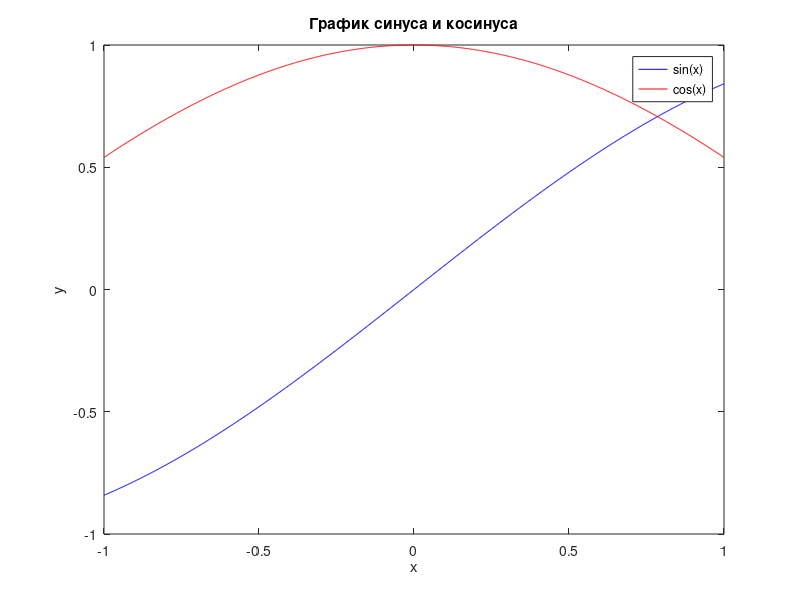
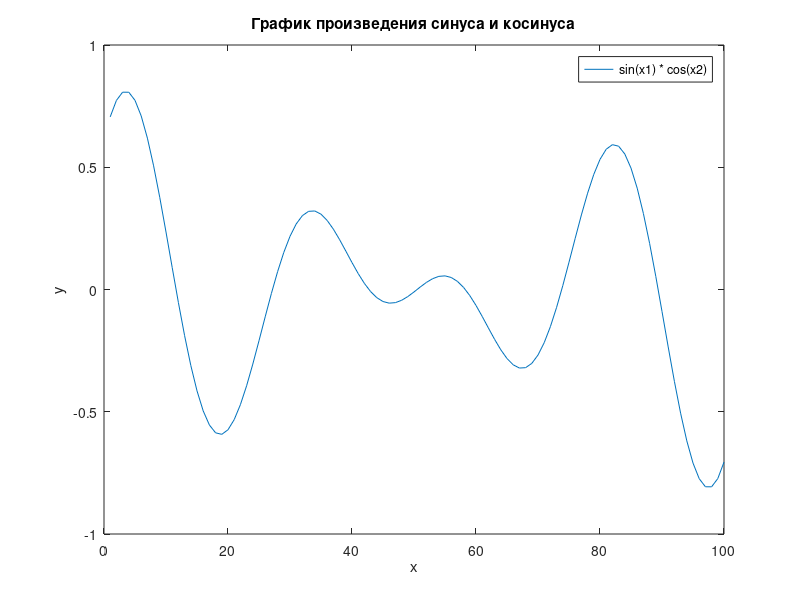
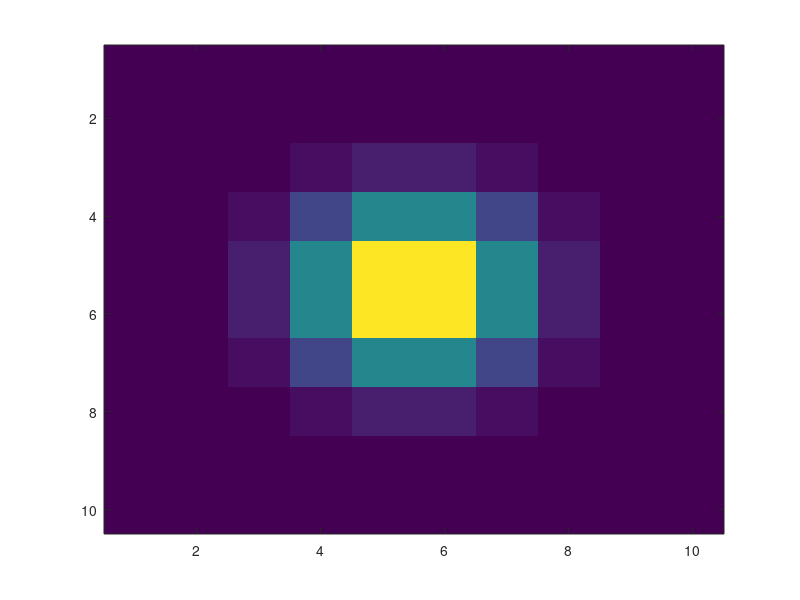

Write the MATLAB code that produced these figures, in order.
close all;
clear all;

disp("task 1");
% Создать матрицу x1 размерностью больше десяти, заполненную произвольными
% числами от нуля до единицы. Выделить в ней подматрицу x2 (5×5), в который будут
% храниться последние пять элементов x1 по строкам и столбцам.
x1 = rand(12);
x2 = x1(8:12, 8:12);
disp("x1:");
disp(rand(12));
disp("x2:");
disp(x1(8:12, 8:12));

disp(" ");
disp("task 2");
% Создать матрицу x1, заполненную произвольными числами от нуля до единицы.
% Создать вторую матрицу x2, в которой будут храниться четные строки первой матрицы.
% Создать третью матрицу x3, в которой будут храниться нечетные столбцы первой
% матрицы.
x1 = rand(5);
x2 = x1(2:2:end, :);
x3 = x1(:, 1:2:end);
disp("x1:");
disp(x1);
disp("x2 (четные строки матрицы x1):");
disp(x2);
disp("x3 (нечетные столбцы матрицы x1):");
disp(x3);

disp(" ");
disp("task 3");
% Создать вектор-строку x1, хранящую диапазон значений от -1 до 1 с его
% разбиением на 100 элементов. Занулить в нем элементы меньшие 0,5.
x1 = linspace(-1, 1, 100);
disp("x1 до зануления: ");
disp(x1);
x1(x1 < 0.5) = 0;
disp("x1 после зануления: ");
disp(x1);

disp(" ");
disp("task 4");
% Создать квадратные матрицы x1 и x2 одинакового размера, заполненные
% произвольными числами от нуля до единицы. Перемножить матрицы по правилам
% матричного умножения, затем перемножить поэлементно.
x1 = rand(2);
x2 = rand(2);
x3 = x1 * x2;
disp("x3 (матричное умножение: )");
disp(x3);
x4 = x1 .* x2;
disp("x4 (поэлементное умножение: )");
disp(x4);

disp(" ");
disp("task 5");
% Создать вектор-строку x1 и вектор-столбец x2 с одинаковым количеством
% элементов – случайных чисел от нуля до единицы. Перемножить вектора по правилам
% матричного умножения, затем перемножить их поэлементно.
x1 = rand(1, 5);
x2 = rand(5, 1);
disp(x1);
disp(x2);
disp("x3 (матричное умножение: )");
disp(x3);
x4 = x1 .* x2;
disp("x4 (поэлементное умножение: )");
disp(x4);


disp(" ");
disp("task 6");
% Создать матрицы x1 размером n×k и x2 размером k×m, где n, k, m –
% произвольные целые числа, заполнить обе матрицы произвольными числами от нуля до
% единицы. Создать матрицу x3, в которую записать результат перемножения матриц x1 и
% x2 по правилам матричного умножения. Реализовать алгоритм поэлементного нахождения
% отдельных элементов матрицы x3, сравнить производительность работы поэлементного
% алгоритма со стандартным перемножением средствами MATLAB.
n = 3;
k = 4;
m = 2;
x1 = rand(n, k);
x2 = rand(k, m);
disp("x1: ");
disp(x1);
disp("x2: ");
disp(x2);
tic;
x3 = x1 * x2;
t1 = toc;
disp("x3: ");
disp(x3);
tic;
x4 = zeros(n, m);
for i = 1:n
    for j = 1:m
        for l = 1:k
            x4(i, j) = x4(i, j) + x1(i, l) * x2(l, j);
        end
    end
end
t2 = toc;
disp("x4: ");
disp(x4);
fprintf("Время стандартного перемножения: %.4f секунд\n", t1);
fprintf("Время поэлементного перемножения: %.4f секунд\n", t2);

disp(" ");
disp("task 7");
% Создать вектор-строку x1, заполненную случайными числами от нуля до
% единицы. Создать второй вектор x2, в котором будет храниться разность элементов
% первого вектора: т.е. первый элемент x2 – это разность второго и первого элементов x1.
% Реализовать алгоритм поэлементного нахождения отдельных элементов x2, сравнить его
% производительность с векторизованным вариантом.
x1 = rand(1, 5);
function x2 = elem_diff(x1)
    x2 = zeros(1, length(x1)-1);
    for i = 1:length(x1)-1
        x2(i) = x1(i+1) - x1(i);
    end
end

tic;
x2 = elem_diff(x1);
t1 = toc;
tic;
x3 = diff(x1);
t2 = toc;
disp("x2: ");
disp(x2);
disp("x3: ");
disp(x3);
fprintf("Время поэлементного перемножения: %.4f секунд\n", t1);
fprintf("Время векторизированного перемножения: %.4f секунд\n", t2);

disp(" ");
disp("task 8");
% Создать матрицу x1, заполненную случайными числами от нуля до единицы.
% Создать вторую матрицу x2, в которой будет храниться разность строк первого вектора:
% т.е. первый элемент первой строки x2 – это разность первых элементов второй и первой
% строк x1. Создать третью матрицу x3, в которой будет храниться разность столбцов
% первого вектора: т.е. первый элемент первого столбца x3 – это разность первых элементов
% второго и первого столбцов x1.
x1 = rand(5);
x2 = diff(x1, 1, 1);
x3 = diff(x1, 1, 2);
disp("x1: ");
disp(x1);
disp("x2: ");
disp(x2);
disp("x3: ");
disp(x3);

disp(" ");
disp("task 9");
% Создать вектор-строку x1, заполненную случайными числами от нуля до
% единицы. Создать второй вектор x2, в котором будет храниться среднее значение от трех
% соседних элементов первого вектора: т.е. первый элемент x2 – это треть от суммы
% первого, второго и третьего элементов x1.
disp("x1: ");
x1 = rand(1, 5);
disp(x1);
x2 = (x1(1:end-2) + x1(2:end-1) + x1(3:end)) / 3;
disp("x2: ");
disp(x2)

disp(" ");
disp("task 10");
% Создать матрицу x1, заполненную случайными числами от нуля до единицы.
% Создать матрицу x2, в которой будут храниться только значения x1 меньшие 0,5.
x1 = rand(6);
x2 = x1;
x2 (x1 >= 0.5) = 0;
disp("x1: ");
disp(x1);
disp("x2: ");
disp(x2);

disp(" ");
disp("task 11");
% Создать матрицу x1, заполненную случайными числами от нуля до единицы.
% Создать матрицу x2, в которой будут храниться единицы на тех позициях, которым
% соответствуют значения x1 меньшие 0,5. Остальные элементы x2 должны быть равны
% нулю.
x1 = rand(5);
x2 = x1;
x2 (x1 < 0.5) = 1;
x2 (x1 >= 0.5) = 0;
disp("x1: ");
disp(x1);
disp("x2: ");
disp(x2);

disp(" ");
disp("task 12");
% Создать квадратную матрицу x1, элементы которой представляют собой
% расстояние от центра до края матрицы. Диапазон изменения по осям x и y – от минус
% единицы до плюс единицы.
x = linspace(-1, 1, 10);
y = linspace(-1, 1, 10);
[ x1, y1 ] = meshgrid(x, y);
dist = sqrt(x1.^2 + y1.^2);
disp(dist);

disp(" ");
disp("task 13");
% Создать вектор-строку x1, хранящую диапазон значений от -1 до 1 с его
% разбиением на 1000 элементов. Создать вектор-строку x2, хранящую значение синуса от
% соответствующего элемента x1. Построить график. Создать вектор-строку x3, хранящую
% значение косинуса от соответствующего элемента x1. Добавить x3 на график.
x1 = linspace(-1, 1, 1000);
x2 = sin(x1);
x3 = cos(x1);
figure(1);
plot(x1, x2, 'b-')
hold on;
plot(x1, x3, 'r-')
xlabel("x")
ylabel("y")
title("График синуса и косинуса")
legend("sin(x)", "cos(x)")
disp("График был создан.");


disp(" ");
disp("task 14");
% Создать вектор-строку x1, хранящую диапазон значений от -1 до 1 с его
% разбиением на 1000 элементов. Создать вектор-строку x2, хранящую значения синуса от
% соответствующего элемента x1. Реализовать алгоритм поэлементного нахождения
% отдельных элементов x2, сравнить производительность работы поэлементного алгоритма
% с векторизованным.
x1 = linspace(-1, 1, 1000);
x2 = ones(1, length(x1));
tic
for i = 1:1000
    x2(i) = sin(x1(i));
end
t1 = toc;
tic
x2 = sin(x1);
t2 = toc;
fprintf("Поэлементный подход: %f сек.\n", t1);
fprintf("Векторизованный подход: %f сек.\n", t2);


disp(" ");
disp("task 15");
% Создать вектор-строку x1, заполненную случайными числами от нуля до
% единицы. Найти сумму всех элементов x1. Реализовать алгоритм поэлементного
% нахождения суммы, сравнить производительность работы поэлементного алгоритма со
% встроенной функцией.
x1 = rand(1, 10);
s1 = 0;
tic;
for i = 1:10
  s1 = s1 + x1(i);
end;
t1 = toc;
tic;
s2 = sum(x1);
t2 = toc;
disp(s1);
disp(s2);
fprintf("Поэлементный подход: %f сек.\n", t1);
fprintf("Векторизованный подход: %f сек.\n", t2);


disp(" ");
disp("task 16");
% Создать вектор-строку x1, хранящую диапазон значений от -1 до 1 с его
% разбиением на 100 элементов, и вектор-строку x2, хранящую диапазон значений от -10 до
% 10 с таким же разбиением на 100 элементов. Создать вектор-строку x3, в котором
% хранится произведение значений синуса от x1 на значения косинуса от x2. Построить
% график x3.
x1 = linspace(-1, 1, 100);
x2 = linspace(-10, 10, 100);
x3 = sin(x1) .* cos(x2);
figure(2);
plot(x3);
xlabel("x");
ylabel("y");
title("График произведения синуса и косинуса");
legend("sin(x1) * cos(x2)");
disp("График был создан.");


disp(" ");
disp("task 17");
% Создать матрицу x1, заполненную случайными комплексными числами от нуля
% до 1+1i. Создать матрицы x2 и x3, хранящие модуль и фазу чисел из x1.
x1 = rand(4) + 1i*rand(4);
x2 = abs(x1);
x3 = arg(x1);
disp("x1: ");
disp(x1);
disp("x2: ");
disp(x2);
disp("x3: ");
disp(x3);


disp(" ");
disp("task 18");
% Создать квадратную матрицу x1, элементы которой представляют собой
% расстояние от центра до края матрицы. Диапазон изменения по осям x и y – от минус
% единицы до плюс единицы. Создать вторую матрицу, в которую записать значения exp(-
% x1.*x1/0.125). Визуализировать с помощью функции imagesc().
x = linspace(-1, 1, 10);
y = linspace(-1, 1, 10);
[ x, y ] = meshgrid(x, y);
x1 = sqrt(x.^2 + y.^2);
x2 = exp(-x1.*x1/0.125);
figure(3);
imagesc(x2);
disp("График был создан.");


disp(" ");
disp("task 19");
% Создать квадратную матрицу 10×10 элементов, на главной диагонали которой
% располагаются элементы от одного до единицы. Остальные элементы нулевые.
x1 = zeros(10);
for i = 1:10
    x1(i, i) = i;
 end;
disp("x1: ");
disp(x1);
